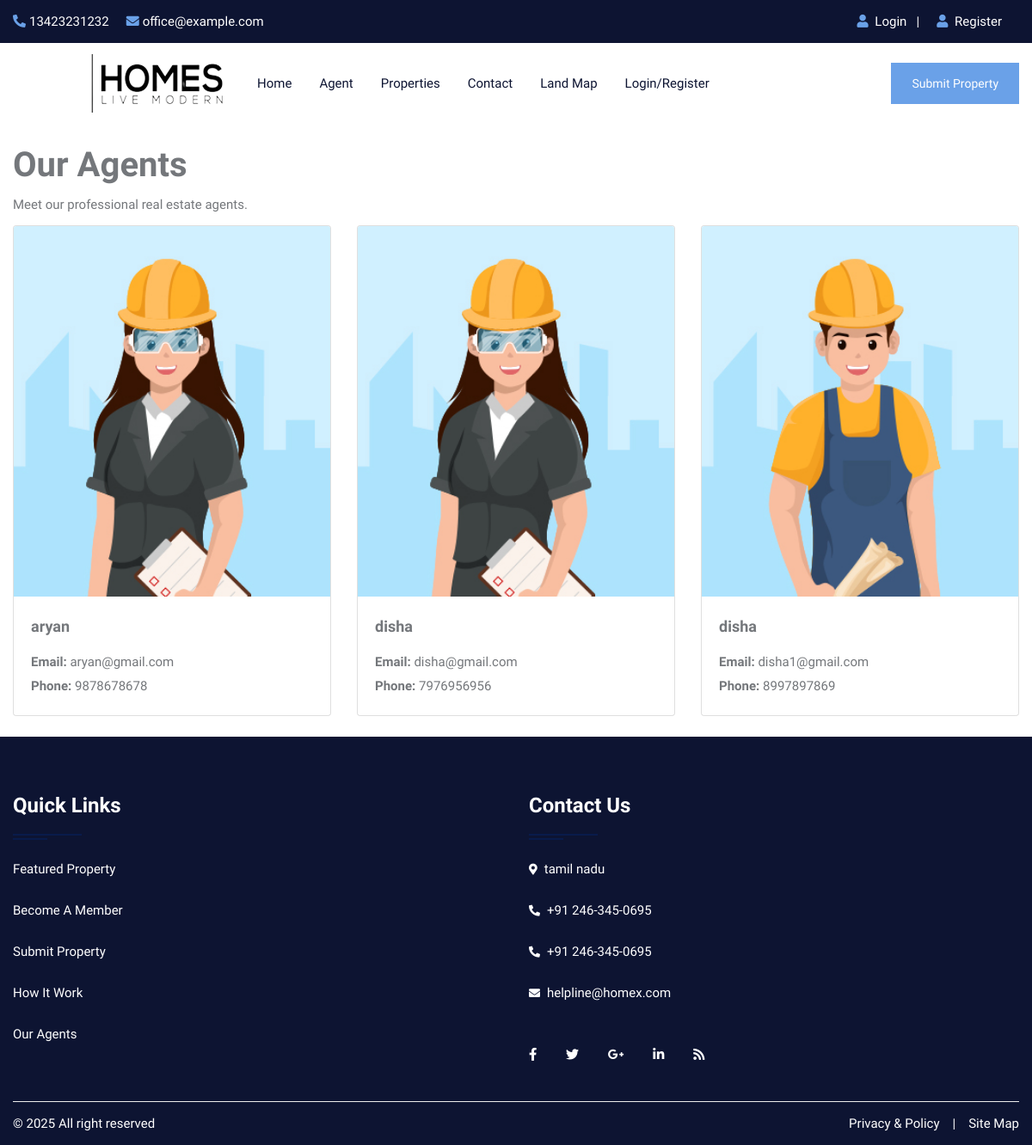
Page /agent.php on the committed database.
### tables this page shows
CREATE TABLE `user` (
  `uid` int(50) NOT NULL,
  `uname` varchar(100) NOT NULL,
  `uemail` varchar(100) NOT NULL,
  `uphone` varchar(20) NOT NULL,
  `upass` varchar(50) NOT NULL,
  `utype` varchar(50) NOT NULL,
  `uimage` varchar(300) NOT NULL
);

### agent.php (the view, shortened to what this page needs)
<!DOCTYPE html>
<html lang="en">
<head>
    <link rel="stylesheet" type="text/css" href="css/bootstrap.min.css">
    <link rel="stylesheet" type="text/css" href="css/bootstrap-slider.css">
    <link rel="stylesheet" type="text/css" href="css/jquery-ui.css">
    <link rel="stylesheet" type="text/css" href="css/layerslider.css">
    <link rel="stylesheet" type="text/css" href="css/color.css" id="color-change">
    <link rel="stylesheet" type="text/css" href="css/owl.carousel.min.css">
    <link rel="stylesheet" type="text/css" href="css/font-awesome.min.css">
    <link rel="stylesheet" type="text/css" href="fonts/flaticon/flaticon.css">
    <link rel="stylesheet" type="text/css" href="css/style.css">
</head>
<body>
    <?php include("include/header.php"); ?>
    <div class="container">
        <div class="row">
            <div class="col-lg-12">
                <h1 class="mt-4">Our Agents</h1>
                <p>Meet our professional real estate agents.</p>
                <div class="row">
                    <?php
                    $query = mysqli_query($con, "SELECT * FROM user WHERE utype='agent'");
                    while ($row = mysqli_fetch_array($query)) {
                    ?>
                    <div class="col-md-4">
                        <div class="card mb-4">
                            <img class="card-img-top" src="admin/user/<?php echo $row['uimage']; ?>" alt="Agent Image">
                            <div class="card-body">
                                <h5 class="card-title"><?php echo $row['uname']; ?></h5>
                                <p class="card-text">
                                    <strong>Email:</strong> <?php echo $row['uemail']; ?><br>
                                    <strong>Phone:</strong> <?php echo $row['uphone']; ?>
                                </p>
                            </div>
                        </div>
                    </div>
                    <?php } ?>
                </div>
            </div>
        </div>
    </div>
    <?php include("include/footer.php"); ?>
</body>
</html>

### css/color.css (style rules this page uses)
:root { --theme-ordinary-color: #74777b; }
:root { --theme-primary-color: #6aa1e8; }
:root { --theme-secondary-color: #0d1432; }
:root { --theme-white-color: #fff; }
:root { --theme-light-color: #f8f8f8; }
:root { --theme-gray-color: #f5f5f5; }
:root { --theme-footer-color: #091b4b; }
:root { --theme-dark-color: #091b4b; }
:root { --text-light-color: #a3a7af; }
:root { --theme-primary-opacity-color: rgba( 71, 129, 230, 0.8 ); }
:root { --theme-secondary-opacity-color: rgba( 13, 20, 50, 0.7 ); }
:root { --theme-white-opacity-color: rgba(255, 255, 255, 0.3); }
:root { --theme-dark-opacity-color: rgba(0, 0, 0, 0.5); }
:root { --theme-ordinary-font: "Muli", sans-serif; }
:root { --theme-highlight-font: "Comfortaa", cursive; }

### css/style.css (style rules this page uses)
.container, .container-fluid { transition: all 0.6s ease 0s; -moz-transition: all 0.6s ease 0s; -webkit-transition: all 0.6s ease 0s; -o-transition: all 0.6s ease 0s; }
.text-ordinary, a.text-ordinary, .text-ordinary a, body, .dropdown-item, .footer-widget li a, .text-ordinary .jslider .jslider-label, .breadcrumb-item > a, .list-text-white a.dropdown-item { color: var(--theme-ordinary-color) }
body { font-family: var(--theme-ordinary-font); font-size: 15px; line-height: 28px; }
h1, .h1, h2, .h2, h3, .h3, h4, .h4, h5, .h5, h6, .h6 { font-family: var(--theme-highlight-font); font-weight: 700; }
h5 { font-size: 18px; line-height: 30px }
p { line-height: 28px; margin-bottom: 10px; }
img { width: 100% }
::placeholder { font: var(--theme-ordinary-font); font-size: 15px; font-weight: 400; color: #fff }

### rows in the picture
user: uimage (picture), uname "aryan", uemail "aryan@gmail.com", uphone "9878678678"
user: uimage (picture), uname "disha", uemail "disha@gmail.com", uphone "7976956956"
user: uimage (picture), uname "disha", uemail "disha1@gmail.com", uphone "8997897869"
